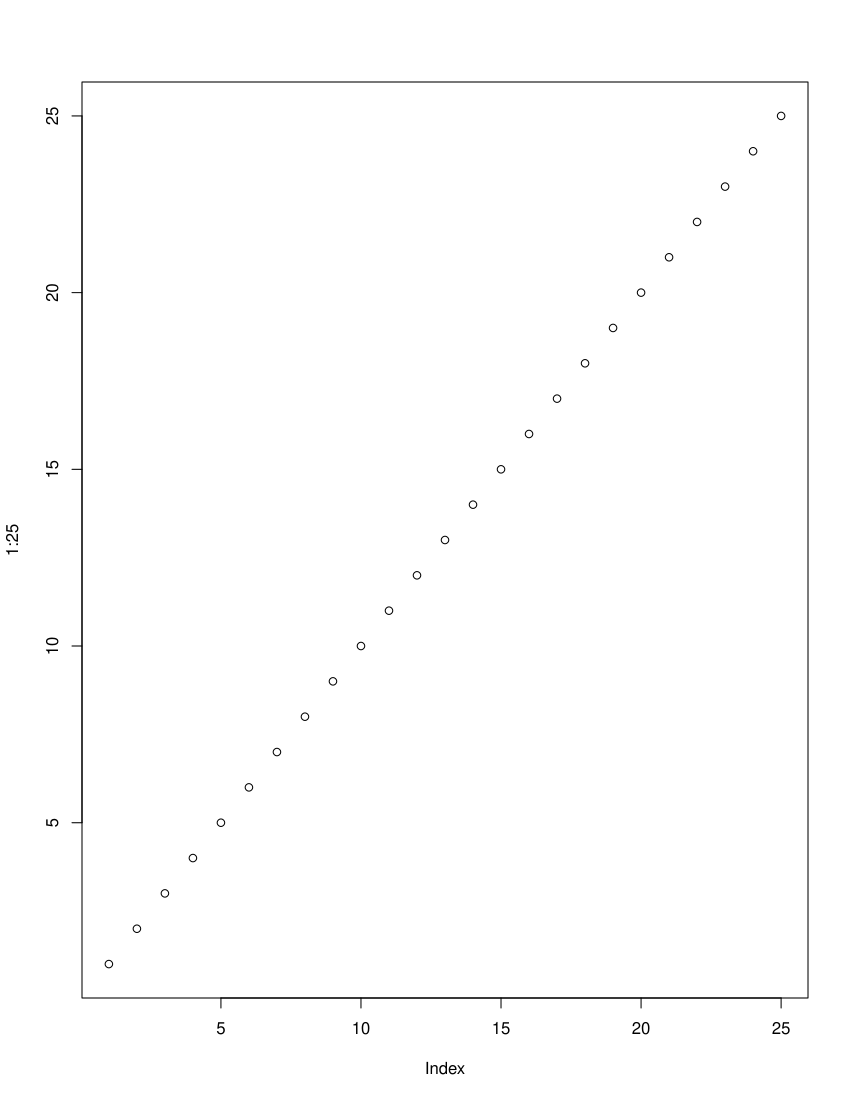

The script that drew this image:
#Primeiros passos na Linguagem R

#Configurando diretório de trabalho
setwd("D:/#dev/scripts-dataset-r/cap02")

#Recuperando diretório de trabalho
getwd()

#Nome dos contributors
contributors()

#Licensa do software
license()

#Informações sobre a sessão
sessionInfo()

#imprimir na tela
print('Estou iniciando minha caminhada na carreira de cientista de dados')

#criar graficos
plot(1:25)

#Instalar pacotes
install.packages('randomForest')
install.packages('ggplot2')
install.packages('dplyr')
install.packages('devtools')

#carrega pacote
library(ggplot2)

#descarrega pacote 
#após isto o pacote não pode ser usado na sessão
detach(package.ggplot2)

#se não souber nada subre a função
#chamar a função help passando a função como parametro
help(mean)
?mean

#para buscar mais opções sobre uma função, usar o pacote SOS
install.packages('sos')
library(sos)
findFn("fread")

#se não souber nome da função
help.search('randomForest')
??matplot
RSiteSearch('matplot')

#exemplo de utilização da função
example('matplot')

#sair
q()
